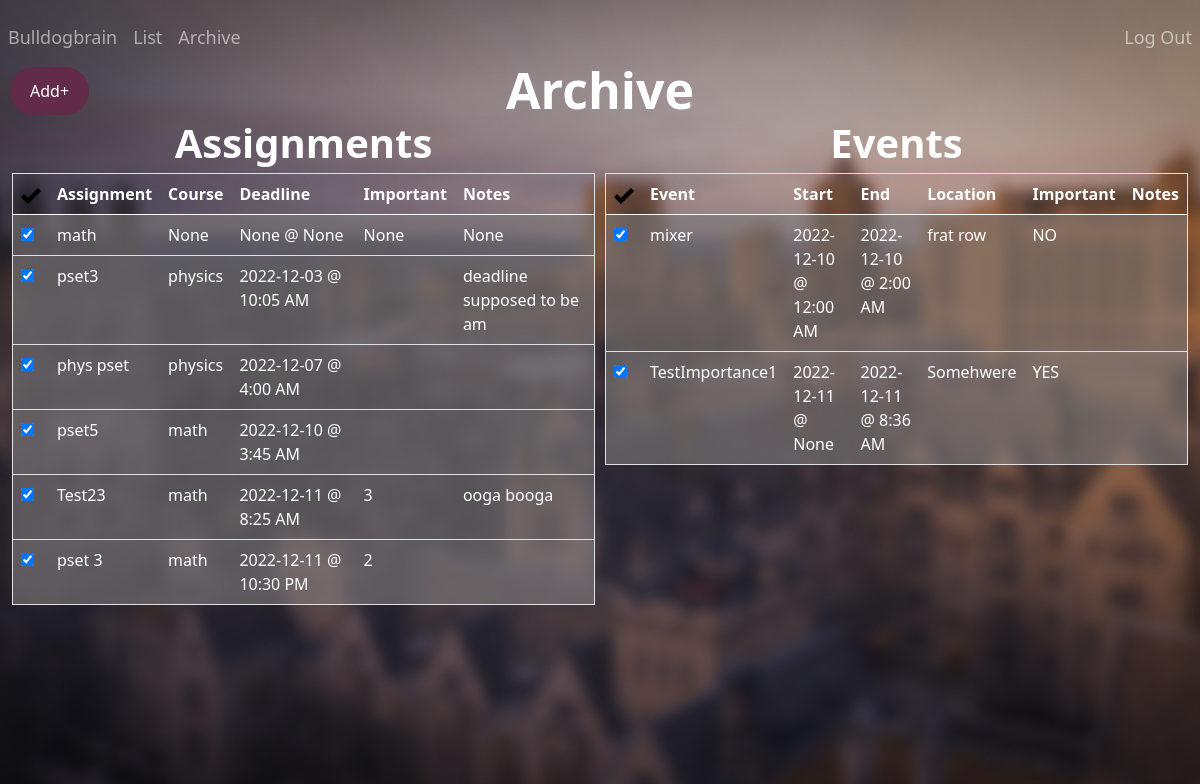
/archive (signed in), run on the app's committed database.
### tables this page shows
CREATE TABLE "assignments"(
    'id' INTEGER PRIMARY KEY AUTOINCREMENT NOT NULL, 
    'title' TEXT, 
    'course' TEXT, 
    'deadline' TEXT, 
    'importance' INTEGER, 
    'notes' TEXT, 
    'user_id' INTEGER, 'completed' INTEGER NOT NULL DEFAULT '0' CHECK (completed IN (0, 1)),
    FOREIGN KEY (user_id)
    REFERENCES users (id));

CREATE TABLE 'events'(
    'event_id' INTEGER PRIMARY KEY AUTOINCREMENT NOT NULL, 
    'title' TEXT,
    'location' TEXT, 
    'start_date' TEXT,
    'start_time' TEXT, 
    'end_date' TEXT,
    'end_time' TEXT,
    'importance' INTEGER, 
    'notes' TEXT, 
    'user_id' INTEGER, 'completed' INTEGER NOT NULL DEFAULT '0' CHECK (completed IN (0, 1)),
    FOREIGN KEY (user_id)
    REFERENCES users (id));

### app.py (the view)
@app.route("/archive", methods=["GET", "POST"])
def archive():
    assignments = db.execute(
        "SELECT id, title, course, date(deadline) as date, CASE WHEN StrFTime('%H', deadline) % 12 = 0 THEN 12 ELSE StrFTime('%H', deadline) % 12 END || ':' || StrFTime('%M', deadline) || ' ' || CASE WHEN CAST(StrFTime('%H', deadline) AS INTEGER) > 12 THEN 'PM' ELSE 'AM' END 'time', importance, notes FROM assignments WHERE user_id = ? AND completed = 1 ORDER BY deadline ASC", session["user_id"])
    events = db.execute(
        "SELECT event_id, title, location, start_date, CASE WHEN StrFTime('%H', start_time) % 12 = 0 THEN 12 ELSE StrFTime('%H', start_time) % 12 END || ':' || StrFTime('%M', start_time) || ' ' || CASE WHEN CAST(StrFTime('%H', start_time) AS INTEGER) > 12 THEN 'PM' ELSE 'AM' END 'start_time', end_date, CASE WHEN StrFTime('%H', end_time) % 12 = 0 THEN 12 ELSE StrFTime('%H', end_time) % 12 END || ':' || StrFTime('%M', end_time) || ' ' || CASE WHEN CAST(StrFTime('%H', end_time) AS INTEGER) > 12 THEN 'PM' ELSE 'AM' END 'end_time', importance, notes FROM events WHERE user_id = ? AND completed = 1 ORDER BY start_date ASC, start_time ASC", session["user_id"])
    if request.method == "POST":
        assignment_id = request.form.get("assignment_id")
        db.execute("UPDATE assignments SET completed = '0' WHERE id = ?", assignment_id)
        event_id = request.form.get("event_id")
        db.execute("UPDATE events SET completed = '0' WHERE event_id = ?", event_id)
        return redirect("/archive")
    else:
        return render_template("archive.html", assignments=assignments, events=events)

### app.py (called while the page is built)
@app.after_request
def after_request(response):
    response.headers["Cache-Control"] = "no-cache, no-store, must-revalidate"
    response.headers["Expires"] = 0
    response.headers["Pragma"] = "no-cache"
    return response

### templates/archive.html (shortened to what this page needs)
{% extends "layout.html" %}
{% block main %}
<strong style = "position: relative; top: -110px; font-size: 50px; color:white;">Archive</strong>
<div class="row">
<div class="column">
    <strong style = "position:relative; top:-130px; font-size: 40px; color:white;">Assignments</strong>
            <table style = "position:relative; top:-130px; width: 100%;" class="table table-striped">
            <thead>
                <tr style="color:white;">
                    <th><img src="/static/images/checkMark.png" alt="Checkmark" width="20" height="20"></th>
                    <th>Assignment</th>
                    <th>Course</th>
                    <th>Deadline</th>
                    <th>Important</th>
                    <th>Notes</th>
                </tr>
            </thead>
            <tbody>
                {% for assignments in assignments %}
                <tr style="color:white; background-color:rgba(137, 133, 133, 0.55);">
                    <td>
                        <form id="completion" action="/archive" method="post">
                            <input autocomplete="off" type="checkbox" id="assignment_id" name="assignment_id" value="{{ assignments.id }}" onclick="submit()" required checked="checked">
                        </form>
                    </td>
                    <td>{{ assignments.title }}</td>
                    <td>{{ assignments.course }}</td>
                    <td>{{ assignments.date }} @ {{ assignments.time }}</td>
                    <td>{{ assignments.importance }}</td>
                    <td>{{ assignments.notes }}</td>
                </tr>
                {% endfor %}
            </tbody>
        </table>
    </div>
    <div class="column">
        <strong style = "position:relative; top:-130px; font-size: 40px; color:white;">Events</strong>
            <table style = "position:relative; top:-130px; width: 100%;" class="table table-striped">
            <thead>
                <tr style="color:white;">
                    <th><img src="static/images/checkMark.png" alt="Checkmark" width="20" height="20"></th>
                    <th>Event</th>
                    <th>Start</th>
                    <th>End</th>
                    <th>Location</th>
                    <th>Important</th>
                    <th>Notes</th>
                </tr>
            </thead>
            <tbody>
                {% for events in events %}
                <tr style="color:white; background-color:rgba(137, 133, 133, 0.55);">
                    <td>
                        <form id="completion" action="/archive" method="post">
                            <input autocomplete="off" type="checkbox" id="event_id" name="event_id" value="{{ events.event_id }}" onclick="submit()" required checked="checked">
                        </form>
                    </td>
                    <td>{{ events.title }}</td>
                    <td>{{ events.start_date }} @ {{ events.start_time }}</td>
                    <td>{{ events.end_date }} @ {{ events.end_time }}</td>
                    <td>{{ events.location }}</td>
                    <td>{{ events.importance }}</td>
                    <td>{{ events.notes }}</td>
                </tr>
                {% endfor %}
            </tbody>
        </table>
    </div>
</div>
{% endblock %}

### static/styles.css (style rules this page uses)
* { box-sizing: border-box; margin: 0px 0px 0px 0px; padding: 0px 0px 0px 0px; }
.row { margin-left:-5px; margin-right:-5px; }
.column { float: left; width: 50%; padding: 5px; }
.row::after { content: ""; clear: both; display: table; }
table { border-collapse: collapse; border-spacing: 0; width: 100%; border: 1px solid #ddd; }
th, td { text-align: left; padding: 16px; }
tr:nth-child(even) { background-color: #f2f2f2; }

### templates/archive.html (style rules this page uses)
body { background: url("static/images/yalebackground.jpg") no-repeat center center fixed; -webkit-background-size: cover; -moz-background-size: cover; -o-background-size: cover; background-size: cover; }

### data on the page
assignments: title "math", course "None", date "None", time "None", importance "None", notes "None"
assignments: title "pset3", course "physics", date "2022-12-03", time "10:05 AM", notes "deadline supposed to be am"
assignments: title "phys pset", course "physics", date "2022-12-07", time "4:00 AM"
assignments: title "pset5", course "math", date "2022-12-10", time "3:45 AM"
assignments: title "Test23", course "math", date "2022-12-11", time "8:25 AM", importance "3", notes "ooga booga"
assignments: title "pset 3", course "math", date "2022-12-11", time "10:30 PM", importance "2"
events: title "mixer", start_date "2022-12-10", start_time "12:00 AM", end_date "2022-12-10", end_time "2:00 AM", location "frat row", importance "NO"
events: title "TestImportance1", start_date "2022-12-11", start_time "None", end_date "2022-12-11", end_time "8:36 AM", location "Somehwere", importance "YES"
